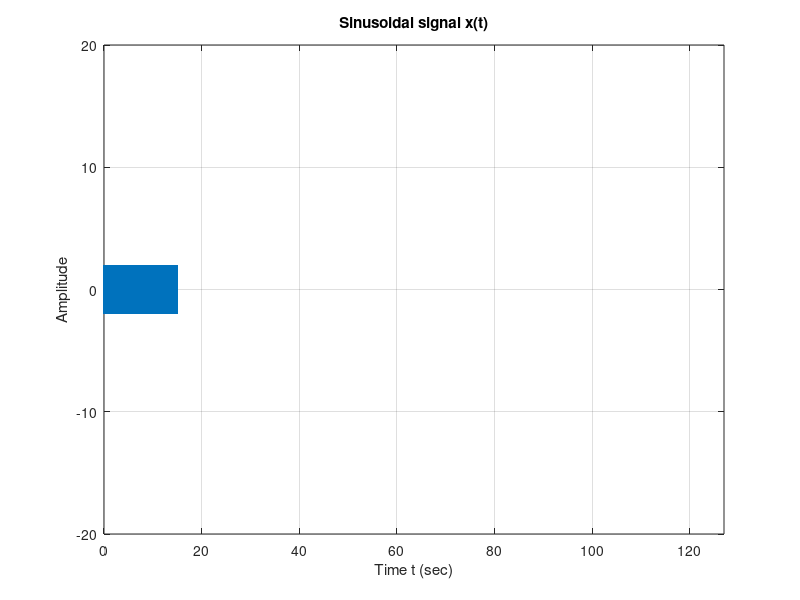

This chart was generated by the following MATLAB code: (Note: this script raises an error after producing the figure.)
% WARNING : keep the volume down or it may damage your ears!!
 
fc=3000
fdel=500
F=0.001
dur=15

t = [0:F:dur];  % time index
x = cos(2*pi*(fc+fdel)*t)+ cos(2*pi*(fc-fdel)*t);       
plot(t,x);   % plot signal
axis([0 127 -20 20]); %plotting the axis
title('Sinusoidal signal x(t)');
xlabel('Time t (sec)');
ylabel('Amplitude');
grid on;
soundsc(x, 1/F);
z = beatfreq(3000, 500, 0.001, 15);
